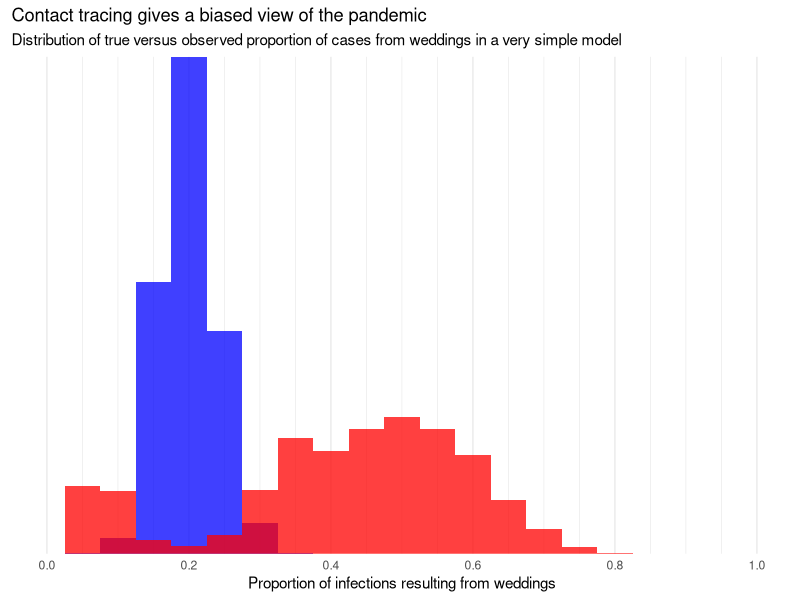

R code for this plot:
# This code is taken from https://github.com/econandrew/covid_tracing/blob/main/covid_tracing.R with slight modifications
library(pbapply)
library(tidyverse)

# Proportion of people who get infected
ATTACK_RATE <- 0.10
TRACE_SUCCESS <- 0.20
SECONDARY_TRACE_THRESHOLD <- 2

set.seed(10)
# pbsapply(LIST, FUNCTION) - Applies FUNCTION to every element of LIST and returns a matrix of the results, plus prints a progress bar.
props <- pbsapply(1:1000, function(m) {
  # Allocate uninfected people to events
  ppl <- data.frame(
    event = c(
      rep(paste0("wedding", 1:2), 100),
      rep(paste0("brunch", 1:80), 10)
    ),
    infected = FALSE,
    traced = NA
  )

  # Infect people uniformly
  ppl$infected[sample.int(nrow(ppl), nrow(ppl) * ATTACK_RATE)] <- TRUE

  # Primary contact tracing
  ppl$traced[ppl$infected] <- runif(sum(ppl$infected)) < TRACE_SUCCESS
  summary(ppl$traced)

  # Secondary contact tracing
  event_trace_counts <- table(ppl$event[ppl$traced])
  events_traced <- names(event_trace_counts)[event_trace_counts >= SECONDARY_TRACE_THRESHOLD]
  ppl$traced[ppl$infected & ppl$event %in% events_traced] <- TRUE
  summary(ppl$traced)

  # Summarise results
  ppl$event_type <- substr(ppl$event, 1, 1)

  # Calculate proportion of total cases resulting from weddings
  wedding_infections <- sum(ppl$infected & ppl$event_type == "w")
  brunch_infections <- sum(ppl$infected & ppl$event_type == "b")
  p_wedding_infections <- wedding_infections / (brunch_infections + wedding_infections)

  # Calculate proportion of cases traced to weddings through two-stage contact tracing
  wedding_traces <- sum(ppl$infected & ppl$traced & ppl$event_type == "w")
  brunch_traces <- sum(ppl$infected & ppl$traced & ppl$event_type == "b")
  p_wedding_traces <- wedding_traces / (brunch_traces + wedding_traces)

  c(p_wedding_infections, p_wedding_traces)
})

props_df <- setNames(as.data.frame(t(props)), c("Infections", "Traces"))

p <- ggplot(props_df) +
  geom_histogram(aes(x = Infections), fill = "blue", alpha = 0.75, binwidth = 0.05) +
  scale_x_continuous(breaks = 0:5/5, minor_breaks = 0:20/20, limits = c(0, 1)) +
  scale_y_continuous(expand = c(0,0)) +
  theme_minimal() +
  xlab("Proportion of infections resulting from weddings") +
  theme(
    axis.ticks.y = element_blank(),
    axis.text.y = element_blank(),
    axis.title.y = element_blank(),
    panel.grid.major.y = element_blank(),
    panel.grid.minor.y = element_blank()
  )

p +
  geom_histogram(aes(x = Traces), fill = "red", alpha = 0.75, binwidth = 0.05) +
  ggtitle(
    "Contact tracing gives a biased view of the pandemic",
    "Distribution of true versus observed proportion of cases from weddings in a very simple model"
  )
